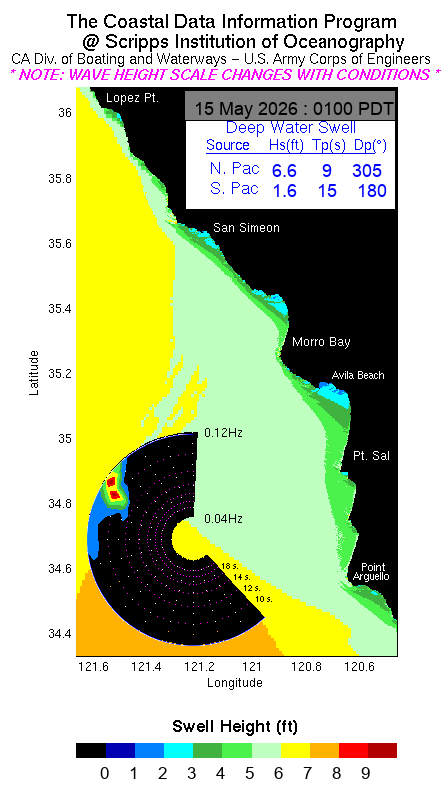
#> input picture cdip_frames/conception_20260515_031444.png, 446 x 790 px; its folder holds only this picture in this run
$ python -i cdip_app.py   (imports and definitions only)
#> lines starting #> are read from the running program, lines starting #| are printed output that depends on the picture
"""
CDIP Wave Model Timelapse — Streamlit App
=========================================
Captures, stores, and animates the Scripps/CDIP Conception wave model.

Run locally:
    streamlit run cdip_app.py

Deploy free at:
    https://streamlit.io/cloud  (connect your GitHub repo)

Requirements:
    pip install streamlit requests Pillow schedule
"""

import os
import time
import threading
import requests
import streamlit as st
from datetime import datetime
from pathlib import Path
from io import BytesIO
from PIL import Image, ImageDraw

# ── Configuration ──────────────────────────────────────────────────────────────
IMAGE_URL     = "https://cdip.ucsd.edu/recent/model_images/conception.png"
FRAMES_DIR    = Path("cdip_frames")
TARGET_FRAMES = 144       # 72 hours of data
FPS           = 15        # timelapse playback speed
INTERVAL_MIN  = 30        # capture interval (matches CDIP update cycle)
# ───────────────────────────────────────────────────────────────────────────────

# [144 lines not run here, left out]


# ── Password Protection ────────────────────────────────────────────────────────
APP_PASSWORD = "havefun"   # ← CHANGE THIS to your own password

# [56 lines left out: function check_password, not called in this run]

# Gate the entire app behind the password check
# [2 lines not run here, left out]

# ── Helper functions ───────────────────────────────────────────────────────────

def get_frames() -> list:
    """Return sorted list of all captured frame paths."""
    return sorted(FRAMES_DIR.glob("conception_*.png"))


# [23 lines left out: functions parse_timestamp, capture_one_frame, not called in this run]


def build_gif(frames: list, fps: int = FPS) -> bytes:
    """Build an animated GIF from frames and return raw bytes."""
    duration_ms = int(1000 / fps)
    pil_frames  = []

    progress = st.progress(0, text="Building timelapse...")
    for i, fp in enumerate(frames):
        img  = Image.open(fp).convert("RGBA")
        draw = ImageDraw.Draw(img)
        w, h = img.size
        label = parse_timestamp(fp)

        # Timestamp overlay — shadow + white
        for dx, dy in [(-1,0),(1,0),(0,-1),(0,1)]:
            draw.text((w - 185 + dx, 8 + dy), label, fill=(0, 0, 0, 200))
        draw.text((w - 185, 8), label, fill=(255, 255, 255, 230))

        pil_frames.append(img.convert("P", palette=Image.ADAPTIVE, colors=256))
        progress.progress((i + 1) / len(frames), text=f"Building timelapse… {i+1}/{len(frames)}")

    buf = BytesIO()
    pil_frames[0].save(
        buf, format="GIF",
        save_all=True,
        append_images=pil_frames[1:],
        duration=duration_ms,
        loop=0,
        optimize=False,
    )
    progress.empty()
    return buf.getvalue()


# [9 lines left out: function background_capture_loop, not called in this run]


# ── Session state init ─────────────────────────────────────────────────────────
if "capturing"     not in st.session_state: st.session_state.capturing     = False
if "capture_thread" not in st.session_state: st.session_state.capture_thread = None
if "gif_bytes"     not in st.session_state: st.session_state.gif_bytes     = None
if "gif_frame_count" not in st.session_state: st.session_state.gif_frame_count = 0
if "last_capture"  not in st.session_state: st.session_state.last_capture  = "—"
if "log"           not in st.session_state: st.session_state.log           = []


# ── Header ────────────────────────────────────────────────────────────────────
# [6 lines not run here, left out]


# ── Stat cards ────────────────────────────────────────────────────────────────
frames      = get_frames()
frame_count = len(frames)
data_hours  = frame_count * 0.5
pct_to_goal = min(frame_count / TARGET_FRAMES * 100, 100)
status_html = '<span class="status-active">● CAPTURING</span>' if st.session_state.capturing else '<span class="status-idle">○ IDLE</span>'

# [62 lines not run here, left out]


# ── Main content ──────────────────────────────────────────────────────────────
# [1 line that did not run here, left out]

# ── Tab 1: Live current image ─────────────────────────────────────────────────
# [127 lines not run here, left out]

>>> import cv2
>>> picture = cv2.imread('cdip_frames/conception_20260515_031444.png', cv2.IMREAD_GRAYSCALE)
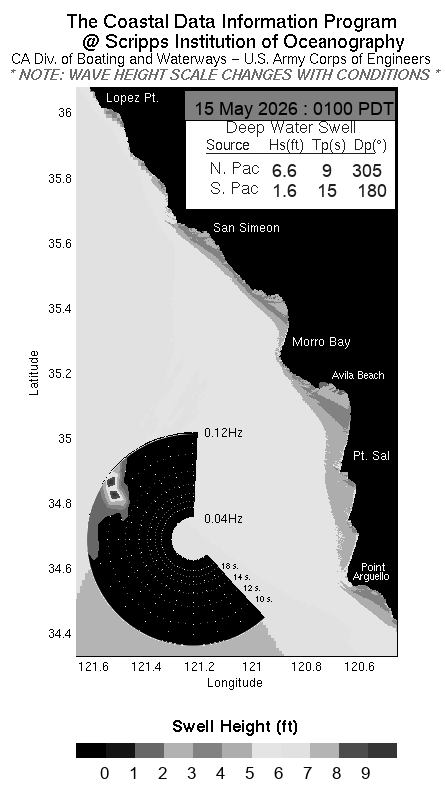
#> picture: shape (790, 446); min 0, max 255, mean 188.8
>>> result = build_gif(picture)
#> (the run stopped early here; a loop or call above may not have finished)
